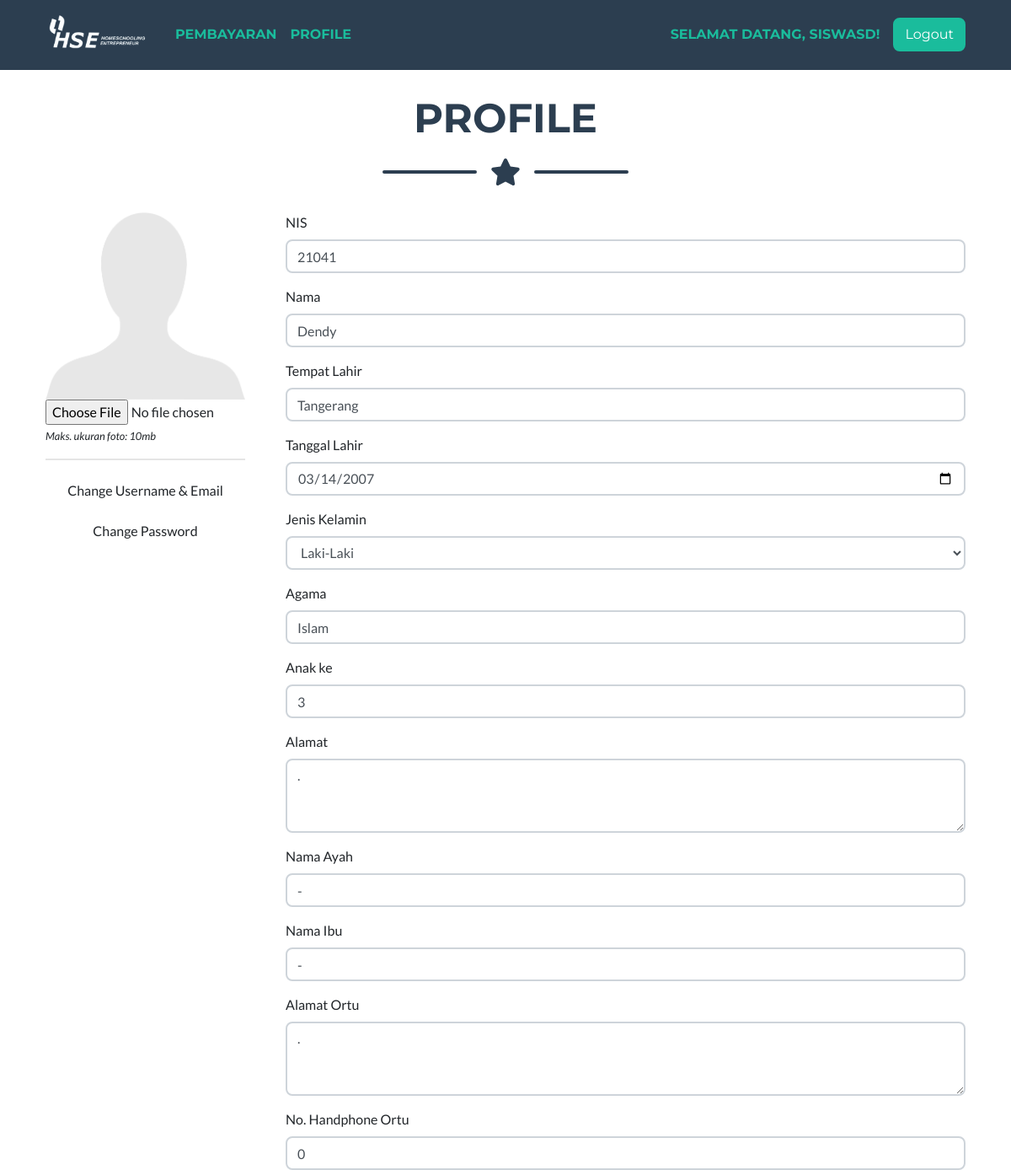
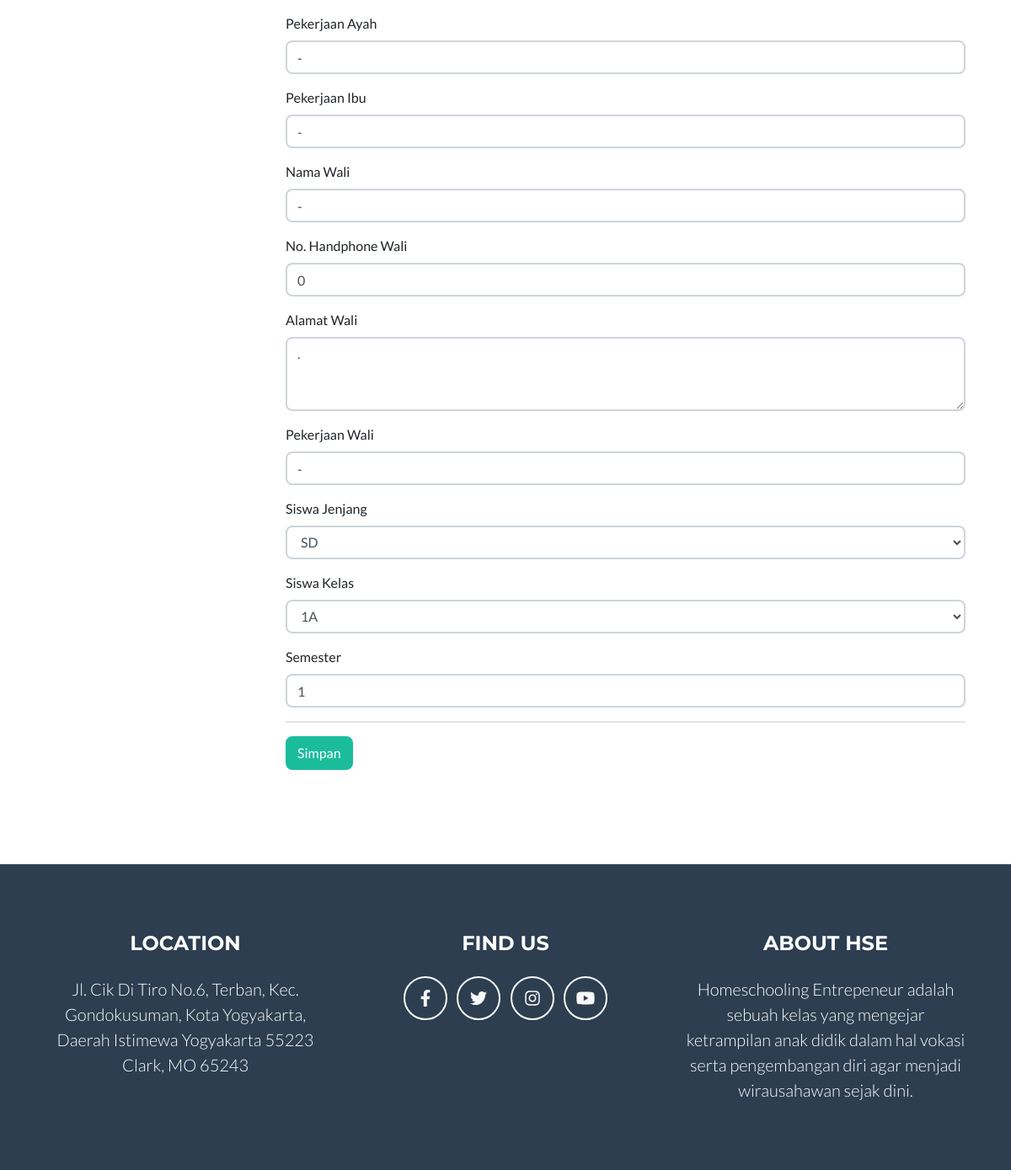
/profile (signed in), run on the app's committed database (2 pictures, top to bottom).
### tables this page shows
CREATE TABLE `tb_siswa` (
  `siswa_id` int(11) NOT NULL,
  `siswa_nis` varchar(255) DEFAULT NULL,
  `siswa_nama` varchar(255) DEFAULT NULL,
  `siswa_tmp_lahir` varchar(255) DEFAULT NULL,
  `siswa_tgl_lahir` date DEFAULT NULL,
  `siswa_jenis_kelamin` int(11) DEFAULT NULL,
  `siswa_agama` varchar(255) DEFAULT NULL,
  `siswa_anak_ke` int(11) DEFAULT NULL,
  `siswa_alamat` text,
  `siswa_nama_ayah` varchar(255) DEFAULT NULL,
  `siswa_nama_ibu` varchar(255) DEFAULT NULL,
  `siswa_alamat_ortu` text,
  `siswa_nohp_ortu` varchar(255) DEFAULT NULL,
  `siswa_pekerjaan_ayah` varchar(255) DEFAULT NULL,
  `siswa_pekerjaan_ibu` varchar(255) DEFAULT NULL,
  `siswa_nama_wali` varchar(255) DEFAULT NULL,
  `siswa_nohp_wali` varchar(255) DEFAULT NULL,
  `siswa_alamat_wali` text,
  `siswa_pekerjaan_wali` varchar(255) DEFAULT NULL,
  `siswa_jenjang` int(11) DEFAULT NULL,
  `siswa_kelas` int(11) DEFAULT NULL,
  `siswa_semester` varchar(255) DEFAULT NULL,
  `siswa_foto` varchar(255) DEFAULT NULL,
  `siswa_uid` int(11) DEFAULT NULL
);

CREATE TABLE `tb_jenjang` (
  `jenjang_id` int(11) NOT NULL,
  `jenjang_nama` varchar(255) DEFAULT NULL
);

CREATE TABLE `tb_kelas` (
  `kelas_id` int(11) NOT NULL,
  `kelas_jenjang` int(11) DEFAULT NULL,
  `kelas_tingkat` int(11) DEFAULT NULL,
  `kelas_jurusan` int(11) DEFAULT NULL,
  `kelas_nama` varchar(128) DEFAULT NULL
);

### app/core/Controller.php (called while the page is built, shortened)
<?php
class Controller {
	public function model($model) {
		return new $model;
	}
	public function view($view, $data = []) {
		require_once 'app/views/' . $view . '.php';
	}
}

### app/core/App.php (called while the page is built, shortened)
<?php
class App {
  protected $method = 'index';
  protected $params = [];
  public function __construct() {
    $this->controller = new $this->controller;
    call_user_func_array([$this->controller, $this->method], $this->params);
  }
}

### index.php (called while the page is built, shortened)
<?php
$app = new App;

### app/helpers/eda_helper.php (called while the page is built, shortened)
<?php
if (!function_exists('base_url')) {
	function base_url($atRoot=FALSE, $atCore=FALSE, $parse=FALSE){
		if (isset($_SERVER['HTTP_HOST'])) {
			$http = isset($_SERVER['HTTPS']) && strtolower($_SERVER['HTTPS']) !== 'off' ? 'https' : 'http';
			$hostname = $_SERVER['HTTP_HOST'];
			$dir = str_replace(basename($_SERVER['SCRIPT_NAME']), '', $_SERVER['SCRIPT_NAME']);
			$core = preg_split('@/@', str_replace($_SERVER['DOCUMENT_ROOT'], '', realpath(dirname(__FILE__))), NULL, PREG_SPLIT_NO_EMPTY);
			$core = $core[0];
			$tmplt = $atRoot ? ($atCore ? "%s://%s/%s/" : "%s://%s/") : ($atCore ? "%s://%s/%s/" : "%s://%s%s");
			$end = $atRoot ? ($atCore ? $core : $hostname) : ($atCore ? $core : $dir);
			$base_url = sprintf( $tmplt, $http, $hostname, $end );
		}
		else $base_url = 'http://localhost/';
		return $base_url;
	}
}

### app/core/Model.php (called while the page is built, shortened)
<?php
class Model {
	private $host = DB_HOST;
	private $user = DB_USER;
	private $pass = DB_PASS;
	private $db_name = DB_NAME;
	private $dbh;
	private $stmt;
	public function __construct() {
		$dsn = 'mysql:host=' . $this->host . ';dbname=' . $this->db_name;
		$option = [
			PDO::ATTR_PERSISTENT => true,
			PDO::ATTR_ERRMODE => PDO::ERRMODE_EXCEPTION
		];
		try {
			$this->dbh = new PDO($dsn, $this->user, $this->pass, $option);
		} catch (PDOException $e) {
			die($e->getMessage());
		}
	}
	public function query($query) {
		$this->stmt = $this->dbh->prepare($query);
	}
	public function bind($param, $value, $type = NULL) {
		if (is_null($type)) {
			switch (true) {
				default:
					$type = PDO::PARAM_STR;
			}
		}
		$this->stmt->bindValue($param, $value, $type);
	}
	public function execute() {
		$this->stmt->execute();
	}
	public function result() {
		$this->execute();
		return $this->stmt->fetchAll(PDO::FETCH_ASSOC);
	}
	public function row() {
		$this->execute();
		return $this->stmt->fetch(PDO::FETCH_OBJ);
	}
}

### app/models/Siswa_model.php (called while the page is built, shortened)
<?php
class Siswa_model {
	private $table = 'tb_siswa';
	private $db;
	public function __construct() {
		$this->db = new Model;
	}
	public function get_by($by) {
		$this->db->query('SELECT * FROM ' . $this->table . ' WHERE '.$by[0].'=:'.$by[0]);
		$this->db->bind($by[0], $by[1]);
		return $this->db->row();
	}
}

### app/models/Jenjang_model.php (called while the page is built, shortened)
<?php
class Jenjang_model {
	private $table = 'tb_jenjang';
	private $db;
	public function __construct() {
		$this->db = new Model;
	}
	public function get() {
		$this->db->query('SELECT * FROM ' . $this->table);
		return $this->db->result();
	}
}

### app/models/Kelas_model.php (called while the page is built, shortened)
<?php
class Kelas_model {
	private $table = 'tb_kelas';
	private $db;
	public function __construct() {
		$this->db = new Model;
	}
	public function get() {
		$this->db->query('
			SELECT * FROM ' . $this->table . '
			LEFT JOIN tb_jenjang ON jenjang_id = kelas_jenjang
			LEFT JOIN tb_tingkat ON tingkat_id = kelas_tingkat
			LEFT JOIN tb_jurusan ON jurusan_id = kelas_jurusan
		');
		return $this->db->result();
	}
}

### app/views/profile/v_profile_siswa.php (the view, shortened to what this page needs)
<section class="page-section portfolio mt-4" id="portfolio">
	<div class="container">
		<div class="row">
			<div class="col-md-12">
				<h2 class="page-section-heading text-center text-uppercase text-secondary mb-0">Profile</h2>
				<div class="divider-custom">
                    <div class="divider-custom-line"></div>
                    <div class="divider-custom-icon"><i class="fas fa-star"></i></div>
                    <div class="divider-custom-line"></div>
                </div>
			</div>
		</div>
		<div class="row justify-content-center">
			<div class="col-md-3">
				<form action="<?php echo base_url(); ?>profile/update_siswa" method="post" enctype="multipart/form-data" style="width: 100%">
				<img src="<?php echo base_url(); ?>uploads/profile/<?php echo (isset($data['siswa']->siswa_foto) ? $data['siswa']->siswa_foto : 'user-default.png'); ?>" alt="" class="img-responsive thumbnail" width="100%">
				<input type="file" name="siswa_foto" value="<?php echo (isset($data['siswa']->siswa_foto) ? (!is_null($data['siswa']->siswa_foto) ? $data['siswa']->siswa_foto : '') : ''); ?>">
				<p><small><i>Maks. ukuran foto: 10mb</i></small></p>
				<hr>
				<button type="button" class="btn btn-default btn-block" data-toggle="modal" data-target="#changeUseremail">Change Username & Email</button>
				<button type="button" class="btn btn-default btn-block" data-toggle="modal" data-target="#changePassword">Change Password</button>
			</div>
			<div class="col-md-9">
				<div class="form-group">
					<label>NIS</label>
					<input type="text" name="siswa_nis" class="form-control" placeholder="NIS" value="<?php echo (isset($data['siswa']->siswa_nis) ?  $data['siswa']->siswa_nis : '' ); ?>" required>
				</div>
				<div class="form-group">
					<label>Nama</label>
					<input type="text" name="siswa_nama" class="form-control" placeholder="Nama" value="<?php echo (isset($data['siswa']->siswa_nama) ? $data['siswa']->siswa_nama : '' ); ?>" required>
				</div>
				<div class="form-group">
					<label>Tempat Lahir</label>
					<input type="text" name="siswa_tmp_lahir" class="form-control" placeholder="Tempat Lahir" value="<?php echo (isset($data['siswa']->siswa_tmp_lahir) ? $data['siswa']->siswa_tmp_lahir : '' ); ?>" required>
				</div>
				<div class="form-group">
					<label>Tanggal Lahir</label>
					<input type="date" name="siswa_tgl_lahir" class="form-control" placeholder="Tanggal Lahir" value="<?php echo (isset($data['siswa']->siswa_tgl_lahir) ? $data['siswa']->siswa_tgl_lahir : '' ); ?>" required>
				</div>
				<div class="form-group">
					<label>Jenis Kelamin</label>
					<select name="siswa_jenis_kelamin" class="form-control" id="">
						<option value="1" <?php echo (isset($data['siswa']->siswa_jenis_kelamin) ? ($data['siswa']->siswa_jenis_kelamin == 1 ?  'selected' : '') : '' ); ?>>Laki-Laki</option>
					</select>
				</div>
				<div class="form-group">
					<label>Agama</label>
					<input type="text" name="siswa_agama" class="form-control" placeholder="Agama" value="<?php echo (isset($data['siswa']->siswa_agama) ? $data['siswa']->siswa_agama : '' ); ?>" required>
				</div>
				<div class="form-group">
					<label>Anak ke</label>
					<input type="text" name="siswa_anak_ke" class="form-control" placeholder="Anak ke" value="<?php echo (isset($data['siswa']->siswa_anak_ke) ? $data['siswa']->siswa_anak_ke : '' ); ?>" required>
				</div>
				<div class="form-group">
					<label>Alamat</label>
					<textarea name="siswa_alamat" id="" cols="30" rows="3" class="form-control" placeholder="Alamat" required><?php echo (isset($data['siswa']->siswa_alamat) ? $data['siswa']->siswa_alamat : '' ); ?></textarea>
				</div>
				<div class="form-group">
					<label>Nama Ayah</label>
					<input type="text" name="siswa_nama_ayah" class="form-control" placeholder="Nama Ayah" value="<?php echo (isset($data['siswa']->siswa_nama_ayah) ? $data['siswa']->siswa_nama_ayah : '' ); ?>" required>
				</div>
				<div class="form-group">
					<label>Nama Ibu</label>
					<input type="text" name="siswa_nama_ibu" class="form-control" placeholder="Nama Ibu" value="<?php echo (isset($data['siswa']->siswa_nama_ibu) ? $data['siswa']->siswa_nama_ibu : '' ); ?>" required>
				</div>
				<div class="form-group">
					<label>Alamat Ortu</label>
					<textarea name="siswa_alamat_ortu" id="" cols="30" rows="3" class="form-control" placeholder="Alamat Ortu" required><?php echo (isset($data['siswa']->siswa_alamat_ortu) ? $data['siswa']->siswa_alamat_ortu : '' ); ?></textarea>
				</div>
				<div class="form-group">
					<label>No. Handphone Ortu</label>
					<input type="text" name="siswa_nohp_ortu" class="form-control" placeholder="No. Handphone Ortu" value="<?php echo (isset($data['siswa']->siswa_nohp_ortu) ? $data['siswa']->siswa_nohp_ortu : '' ); ?>" required>
				</div>
				<div class="form-group">
					<label>Pekerjaan Ayah</label>
					<input type="text" name="siswa_pekerjaan_ayah" class="form-control" placeholder="Pekerjaan Ayah" value="<?php echo (isset($data['siswa']->siswa_pekerjaan_ayah) ? $data['siswa']->siswa_pekerjaan_ayah : '' ); ?>" required>
				</div>
				<div class="form-group">
					<label>Pekerjaan Ibu</label>
					<input type="text" name="siswa_pekerjaan_ibu" class="form-control" placeholder="Pekerjaan Ibu" value="<?php echo (isset($data['siswa']->siswa_pekerjaan_ibu) ? $data['siswa']->siswa_pekerjaan_ibu : '' ); ?>" required>
				</div>
				<div class="form-group">
					<label>Nama Wali</label>
					<input type="text" name="siswa_nama_wali" class="form-control" placeholder="Nama Wali" value="<?php echo (isset($data['siswa']->siswa_nama_wali) ? $data['siswa']->siswa_nama_wali : '' ); ?>" required>
				</div>
				<div class="form-group">
					<label>No. Handphone Wali</label>
					<input type="text" name="siswa_nohp_wali" class="form-control" placeholder="No. Handphone Wali" value="<?php echo (isset($data['siswa']->siswa_nohp_wali) ? $data['siswa']->siswa_nohp_wali : '' ); ?>" required>
				</div>
				<div class="form-group">
					<label>Alamat Wali</label>
					<textarea name="siswa_alamat_wali" id="" cols="30" rows="3" class="form-control" placeholder="Alamat Wali" required><?php echo (isset($data['siswa']->siswa_alamat_wali) ? $data['siswa']->siswa_alamat_wali : '' ); ?></textarea>
				</div>
				<div class="form-group">
					<label>Pekerjaan Wali</label>
					<input type="text" name="siswa_pekerjaan_wali" class="form-control" placeholder="Pekerjaan Wali" value="<?php echo (isset($data['siswa']->siswa_pekerjaan_wali) ? $data['siswa']->siswa_pekerjaan_wali : '' ); ?>" required>
				</div>
				<div class="form-group">
					<label>Siswa Jenjang</label>
					<select name="siswa_jenjang" class="form-control" id="">
						<?php foreach($data['jenjang'] as $key => $jenjang) : ?>
							<option value="<?php echo $jenjang['jenjang_id']; ?>" <?php echo (isset($data['siswa']->siswa_jenjang) ? ($data['siswa']->siswa_jenjang == $jenjang['jenjang_id'] ?  'selected' : '') : '' ); ?>><?php echo $jenjang['jenjang_nama']; ?></option>
						<?php endforeach; ?>
					</select>
				</div>
				<div class="form-group">
					<label>Siswa Kelas</label>
					<select name="siswa_kelas" class="form-control" id="">
						<?php foreach($data['kelas'] as $key => $kelas) : ?>
							<option value="<?php echo $kelas['kelas_id']; ?>" <?php echo (isset($data['siswa']->siswa_jenjang) ? ($data['siswa']->siswa_jenjang == $kelas['kelas_id'] ?  'selected' : '') : '' ); ?>><?php echo $kelas['kelas_nama']; ?></option>
						<?php endforeach; ?>
					</select>
				</div>
				<div class="form-group">
					<label>Semester</label>
					<input type="text" name="siswa_semester" class="form-control" placeholder="Semester" value="<?php echo (isset($data['siswa']->siswa_semester) ? $data['siswa']->siswa_semester : '' ); ?>" required>
				</div>
				<hr>
				<div class="form-group">
					<input type="submit" class="btn btn-primary" value="Simpan">
				</div>
			</div>
		</div>
	</div>
</section>

### data on the page
tb_siswa: siswa_foto (placeholder picture), siswa_nis "21041", siswa_nama "Dendy", siswa_tmp_lahir "Tangerang", siswa_tgl_lahir "03/14/2007", siswa_jenis_kelamin "Laki-Laki", siswa_agama "Islam", siswa_anak_ke "3", siswa_alamat ".", siswa_nama_ayah "-", siswa_nama_ibu "-", siswa_alamat_ortu ".", siswa_nohp_ortu "0", siswa_pekerjaan_ayah "-", siswa_pekerjaan_ibu "-", siswa_nama_wali "-", siswa_nohp_wali "0", siswa_alamat_wali ".", siswa_pekerjaan_wali "-", siswa_jenjang "SD", siswa_kelas "1A", siswa_semester "1"

### other printed values
$_SESSION['username'] "SISWASD"
